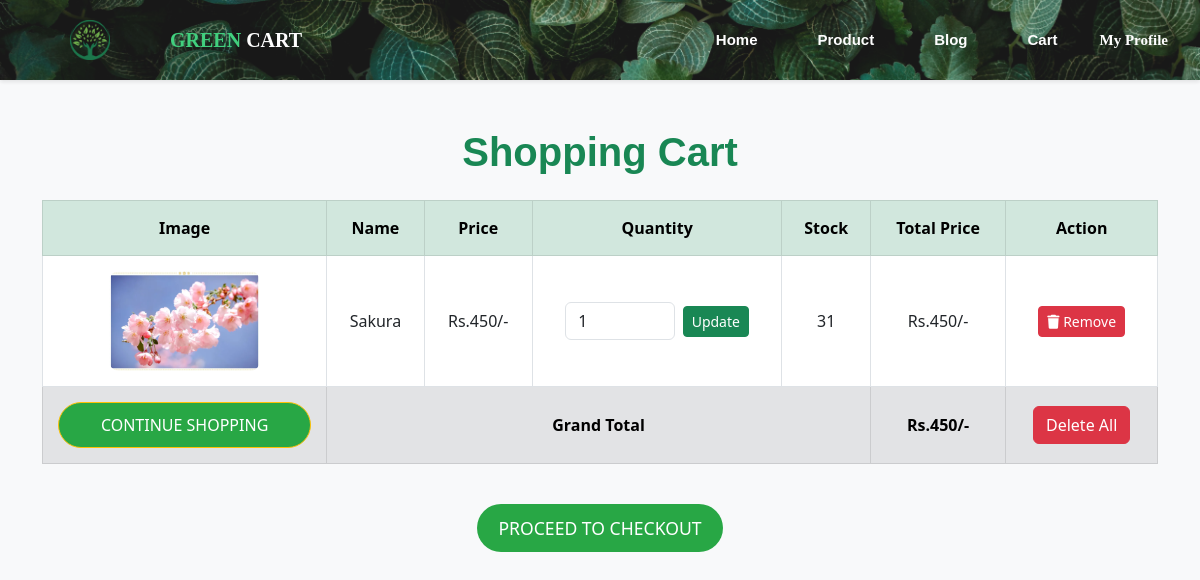
The app's page /userside/cart.php (signed in) with its own data.
### tables this page shows
CREATE TABLE `cart` (
  `userId` int(11) NOT NULL,
  `id` int(11) NOT NULL,
  `quantity` int(11) NOT NULL,
  `productId` int(11) NOT NULL
);

CREATE TABLE `products` (
  `id` int(11) NOT NULL,
  `name` varchar(100) NOT NULL,
  `price` int(11) NOT NULL,
  `image` varchar(255) NOT NULL,
  `stock` int(11) NOT NULL,
  `desc` varchar(100) NOT NULL,
  `created_at` datetime DEFAULT current_timestamp()
);

### userside/cart.php (the view, shortened to what this page needs)
<?php
$userId = $_SESSION['id'];
include '../include/db.php';
?>
<!DOCTYPE html>
<html lang="en">
<head>
   <link href="https://cdn.jsdelivr.net/npm/bootstrap@5.3.0/dist/css/bootstrap.min.css" rel="stylesheet">
   <link rel="stylesheet" href="../css/cart.css">
   <link rel="stylesheet" type="text/css" href="../include/nav.css">
</head>
<body>
   <?php include "../include/nav.php"; ?>
   <div class="container my-5">
      <section class="shopping-cart">
         <h1 class="text-center text-success mb-4">Shopping Cart</h1>
         <div class="table-responsive">
            <table class="table table-bordered text-center">
               <thead class="table-success">
                  <tr>
                     <th>Image</th>
                     <th>Name</th>
                     <th>Price</th>
                     <th>Quantity</th>
                     <th>Stock</th>
                     <th>Total Price</th>
                     <th>Action</th>
                  </tr>
               </thead>
               <tbody>
                  <?php
                  $select_cart = mysqli_query($conn, "SELECT * FROM `cart` WHERE userId=$userId");
                  $grand_total = 0;
                  if (mysqli_num_rows($select_cart) > 0) {
                     while ($fetch_cart = mysqli_fetch_assoc($select_cart)) {
                        $product_id = $fetch_cart['productId'];
                        $get_product_data = mysqli_query($conn, "SELECT * FROM `products` WHERE id=$product_id");
                        $fetch_product = mysqli_fetch_assoc($get_product_data);
                        $pname = $fetch_product['name'];
                        $stock = $fetch_product['stock'];
                  ?>
                        <tr>
                           <td><img src="../img/<?php echo $fetch_product['image']; ?>" height="100" alt=""></td>
                           <td><?php echo $pname; ?></td>
                           <td>Rs.<?php echo floatval($fetch_product['price']); ?>/-</td>
                           <td>
                              <form action="" method="post" class="d-flex align-items-center justify-content-center">
                                 <input type="number" name="update_quantity" class="form-control w-50 me-2" min="1" max="<?php echo $stock; ?>" value="<?php echo $fetch_cart['quantity']; ?>">
                                 <input type="submit" value="Update" name="update_update_btn" class="btn btn-sm btn-success">
                              </form>
                           </td>
                           <td><?php echo $stock; ?></td>
                           <td>Rs.<?php echo floatval($fetch_product['price'] * $fetch_cart['quantity']); ?>/-</td>
                           <td>
                              <a href="cart.php?remove=<?php echo $fetch_cart['id']; ?>" onclick="return confirm('Remove item from cart?')" class="btn btn-sm btn-danger">
                                 <i class="fas fa-trash"></i> Remove
                              </a>
                           </td>
                        </tr>
                  <?php
                        $grand_total += floatval($fetch_product['price'] * $fetch_cart['quantity']);
                     }
                  }
                  ?>
                  <tr class="table-secondary">
                     <td><a href="./product.php" class="btn btn-warning">Continue Shopping</a></td>
                     <td colspan="4"><strong>Grand Total</strong></td>
                     <td><strong>Rs.<?php echo $grand_total; ?>/-</strong></td>
                     <td><a href="cart.php?delete_all" onclick="return confirm('Are you sure you want to delete all?');" class="btn btn-danger">Delete All</a></td>
                  </tr>
               </tbody>
            </table>
         </div>
         <div class="checkout-btn mt-4">
            <a href="./checkout.php" class="btn <?= ($grand_total > 1) ? '' : 'disabled'; ?>">Proceed to Checkout</a>
         </div>
      </section>
   </div>
</body>
</html>

### css/cart.css (style rules this page uses)
body { background-color: #f8f9fa; }
.shopping-cart h1 { font-family: 'Arial', sans-serif; font-weight: bold; }
.table th, .table td { vertical-align: middle; padding: 15px; }
.table td img { border-radius: 10px; }
.table-secondary { background-color: #f8f9fa; border-top: 2px solid #dee2e6; }
.checkout-btn { text-align: center; margin-top: 30px; }
.checkout-btn .btn { font-size: 1.1rem; padding: 10px 20px; border-radius: 30px; background-color: #28a745; color: #ffffff; text-transform: uppercase; }
.btn-warning { background-color: #28a745; color: #ffffff; border-radius: 30px; text-transform: uppercase; padding: 10px 20px; display: inline-block; width: 100%; }
.table .btn-danger { background-color: #dc3545; color: #ffffff; }

### include/nav.css (style rules this page uses)
html { overflow-y: scroll; }
* { padding: 0; margin: 0; }

### records on screen
cart: productId.image (picture), productId.name "Sakura", productId.price "450", update_quantity "1", productId.stock "31", $fetch_product['price']*$fetch_cart['quantity'] "450"

### other values on screen
$grand_total "450"
